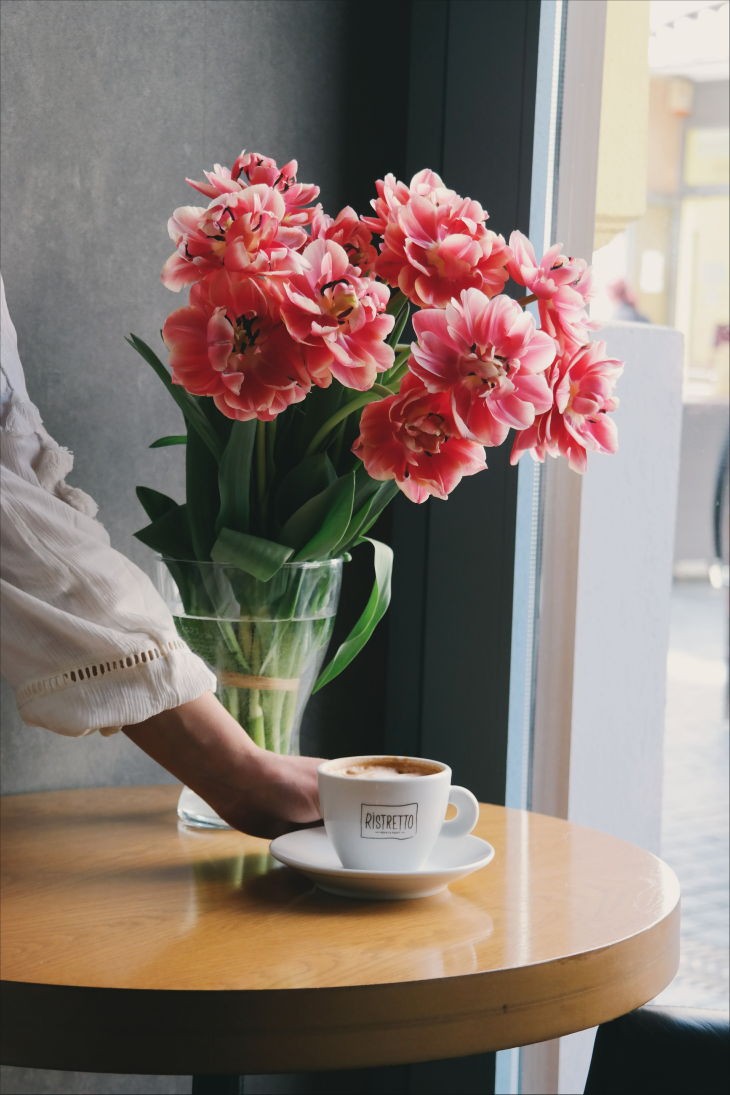
#> input picture SEM-III/ML/operations/images/flower.jpg, 3648 x 5472 px (shown at 1/5 size)
$ python 0_Simple_Image_reading.py
#> lines starting #> are read from the running program, lines starting #| are printed output that depends on the picture
import numpy as np
import cv2

img1 = cv2.imread('../images/flower.jpg')
#> img1 is the input picture: shape (5472, 3648, 3); mean B, G, R 112.3, 119.8, 134.7
img2 = cv2.imread('../images/flower.jpg', cv2.IMREAD_GRAYSCALE)
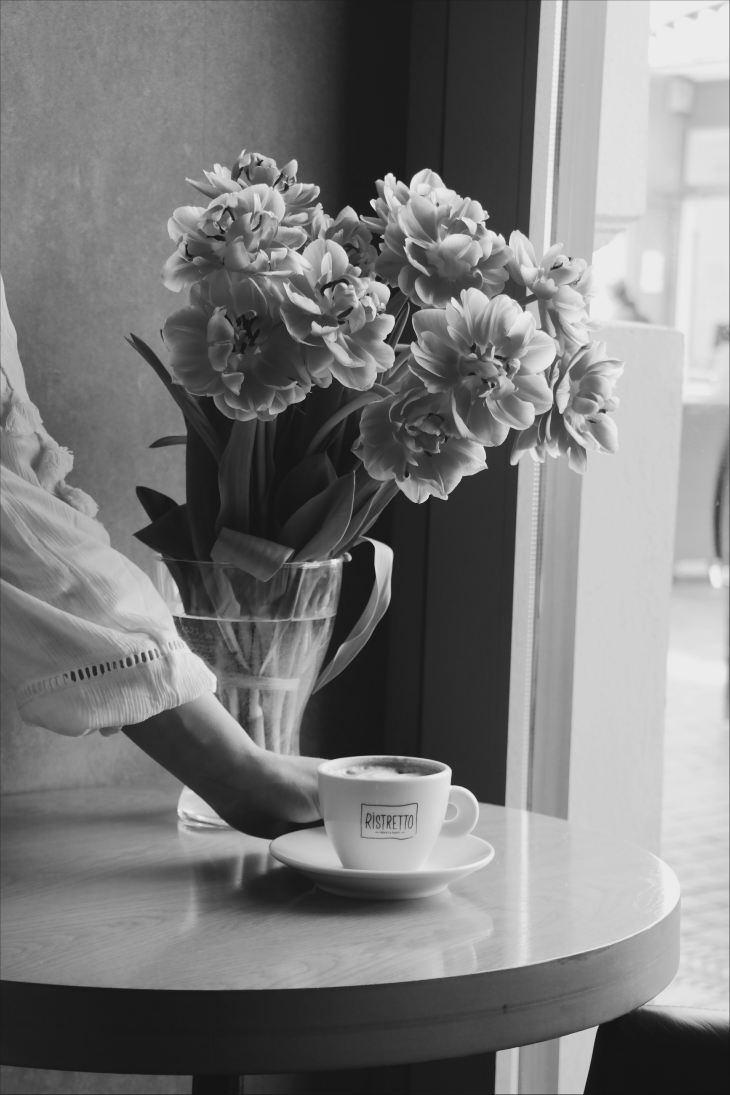
#> img2: shape (5472, 3648) (shown at 1/5 size); min 4, max 253, mean 123.4

cv2.imshow('Flower1', cv2.resize(img1, (img1.shape[1] // 5, img1.shape[0] // 5)))
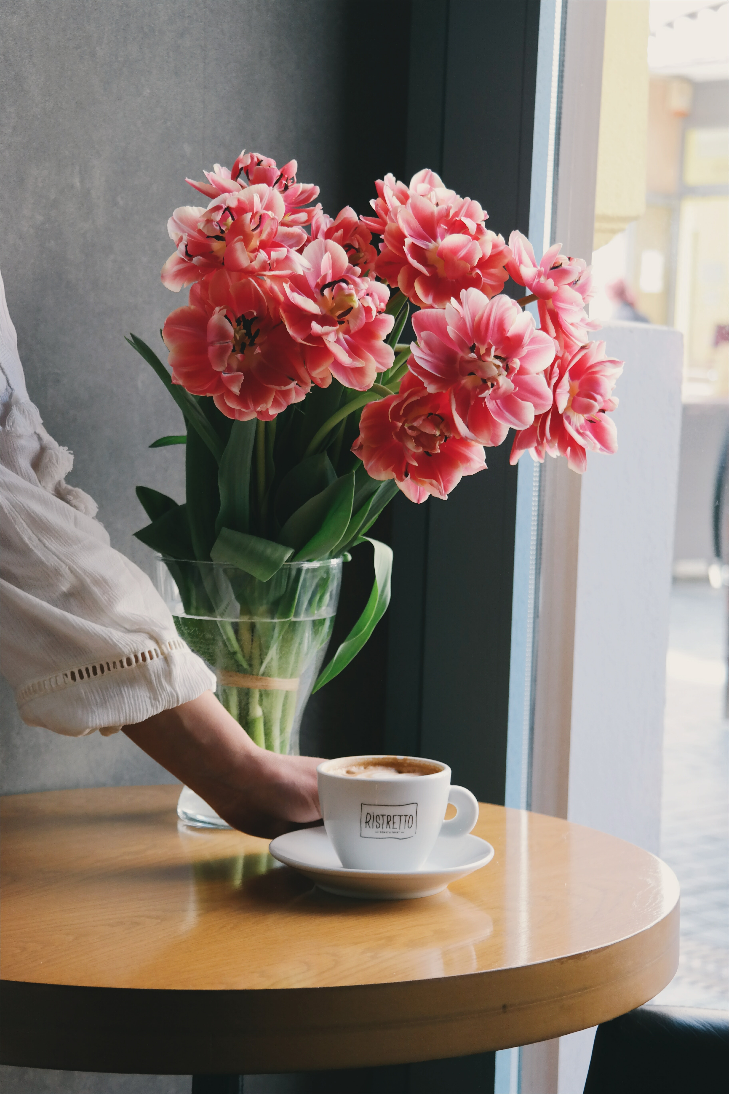
#> window 'Flower1': shape (1094, 729, 3); mean B, G, R 112.3, 119.8, 134.7
cv2.imshow('Flower2', cv2.resize(img2, (img2.shape[1] // 5, img2.shape[0] // 5)))
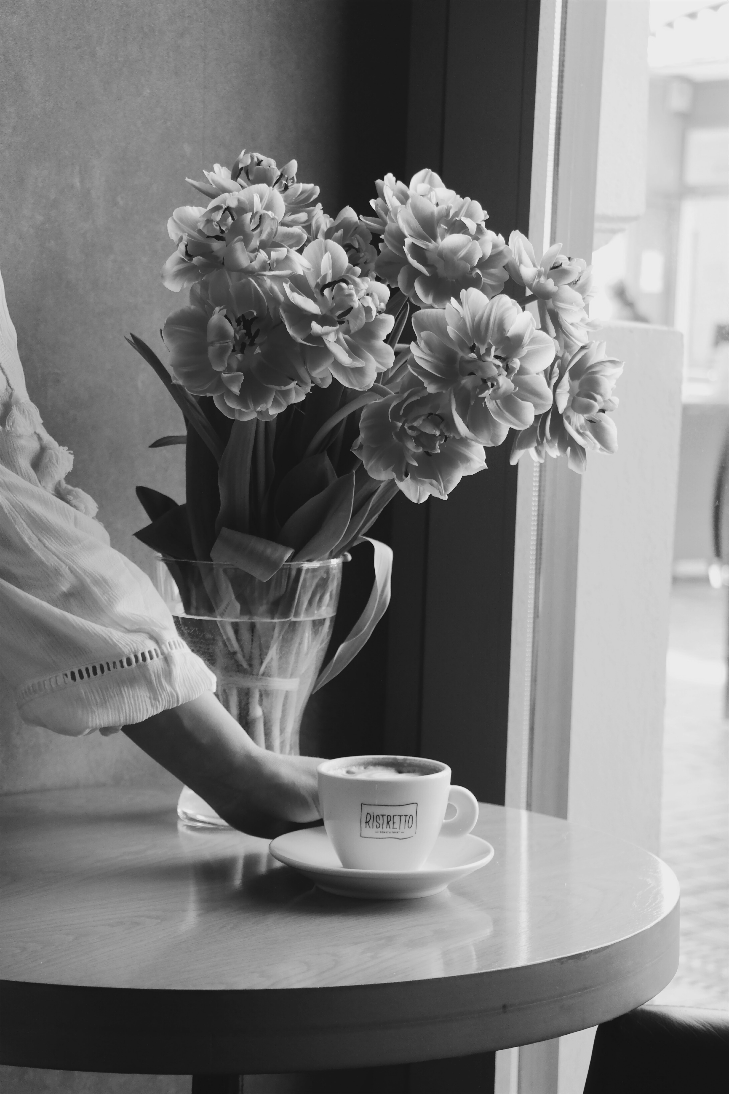
#> window 'Flower2': shape (1094, 729); min 17, max 241, mean 123.4
cv2.waitKey(0)

$ run again, with SEM-III/ML/operations/images/building.jpg copied over SEM-III/ML/operations/images/flower.jpg
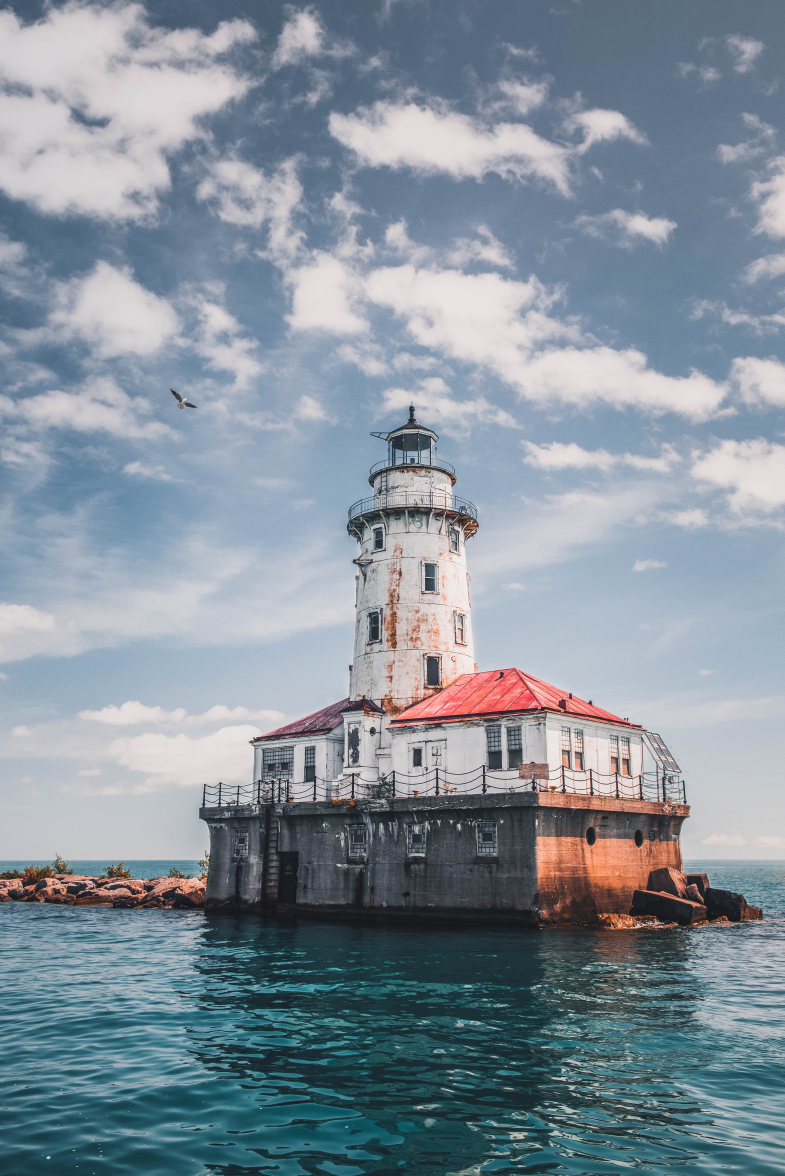
#> input picture SEM-III/ML/operations/images/building.jpg, 3924 x 5878 px (shown at 1/5 size)
#> img1 is the input picture: shape (5878, 3924, 3); mean B, G, R 154.7, 143.9, 131.4
#> `cv2.imshow('Flower1', cv2.resize(img1, (img1.shape[1] // 5, img1.shape..`:
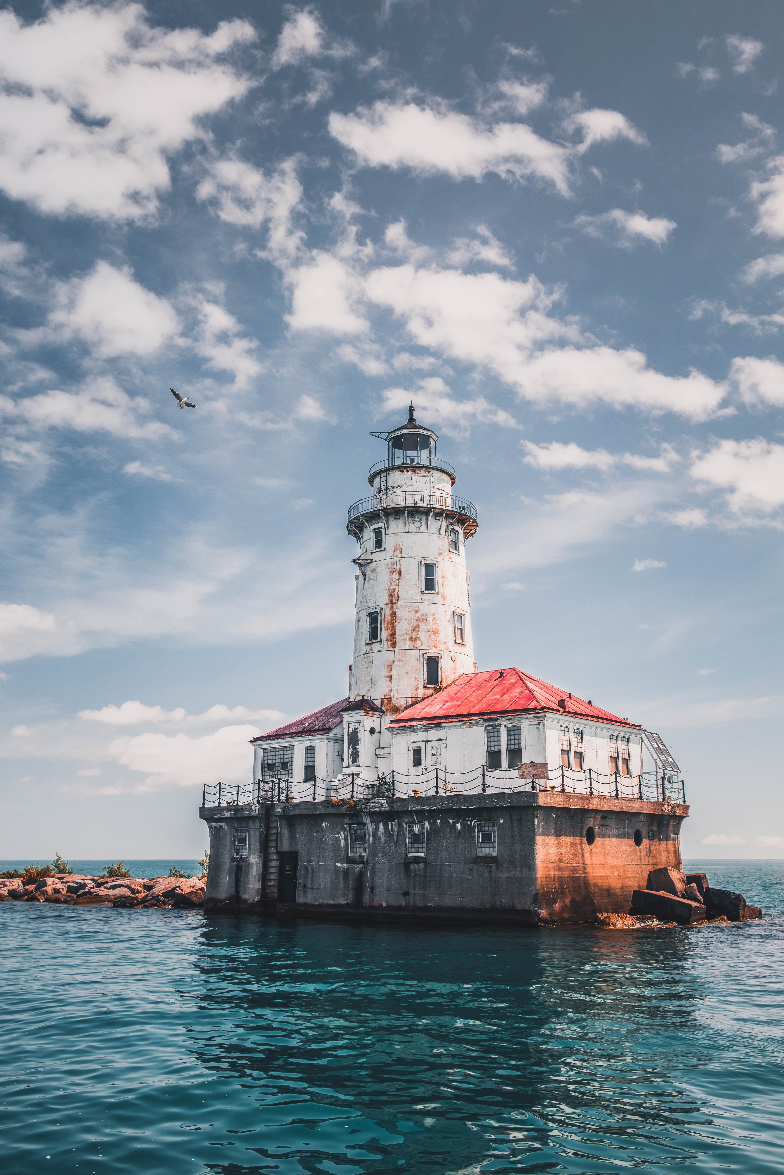
#> window 'Flower1': shape (1175, 784, 3); mean B, G, R 154.6, 143.8, 131.3
#> `cv2.imshow('Flower2', cv2.resize(img2, (img2.shape[1] // 5, img2.shape..`:
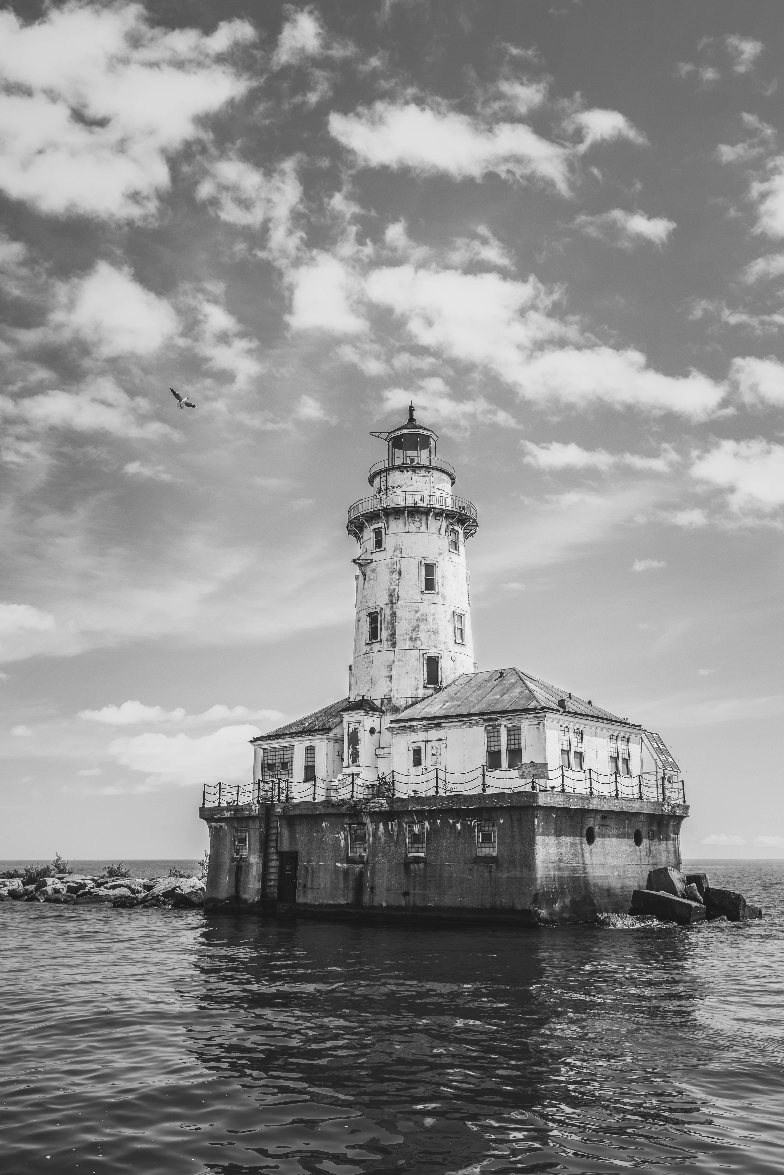
#> window 'Flower2': shape (1175, 784); min 12, max 254, mean 141.3

$ run again, with SEM-III/ML/operations/images/forContrast2.jpg copied over SEM-III/ML/operations/images/flower.jpg
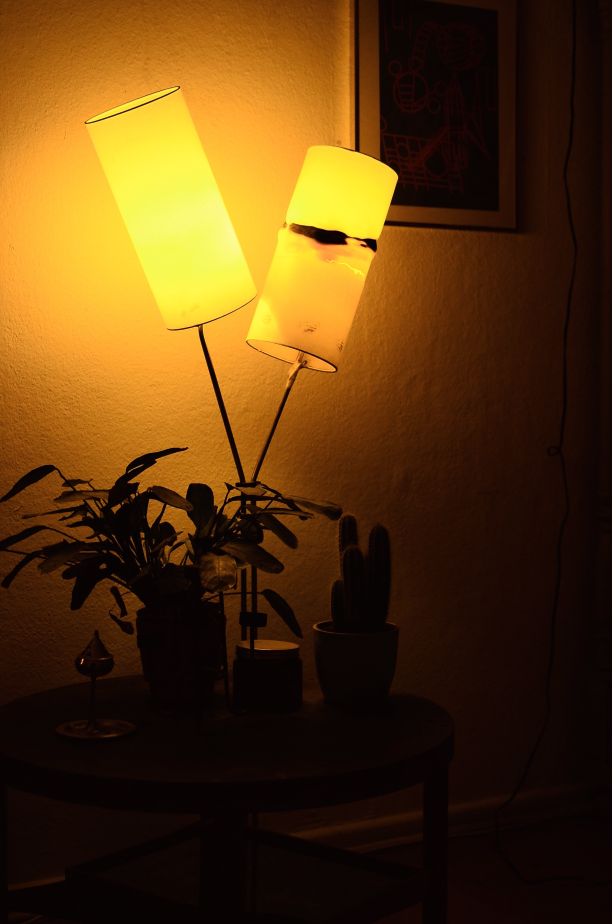
#> input picture SEM-III/ML/operations/images/forContrast2.jpg, 2448 x 3696 px (shown at 1/4 size)
#> img1 is the input picture: shape (3696, 2448, 3); mean B, G, R 15.3, 56.9, 89.3
#> `cv2.imshow('Flower1', cv2.resize(img1, (img1.shape[1] // 5, img1.shape..`:
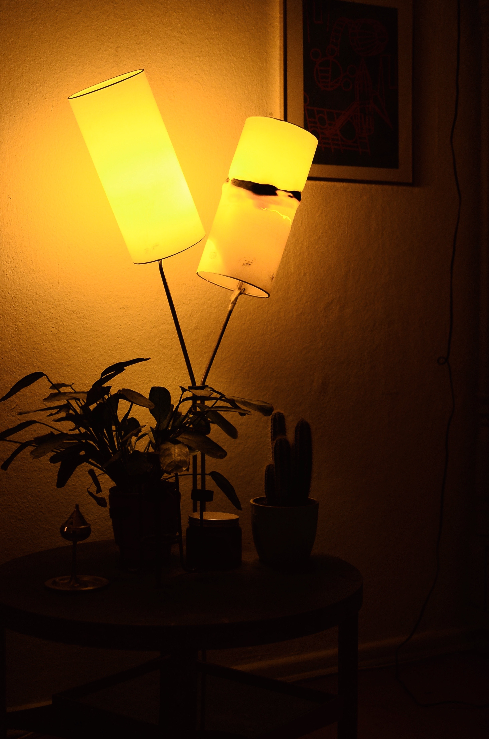
#> window 'Flower1': shape (739, 489, 3); mean B, G, R 15.2, 56.8, 89.3
#> `cv2.imshow('Flower2', cv2.resize(img2, (img2.shape[1] // 5, img2.shape..`:
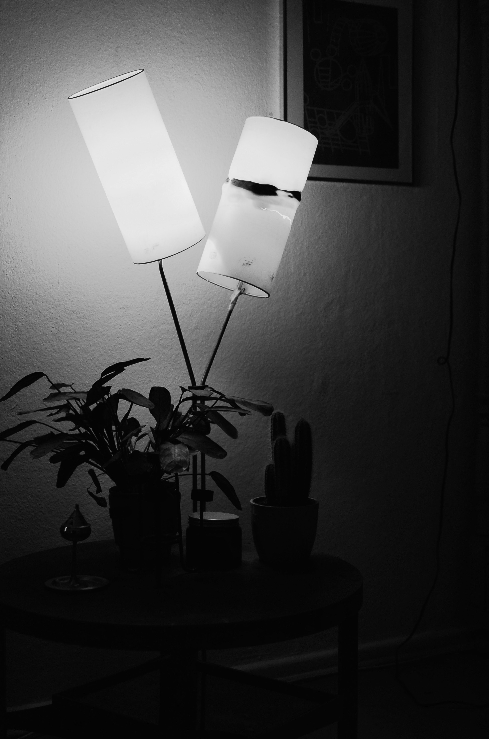
#> window 'Flower2': shape (739, 489); min 0, max 241, mean 61.8
